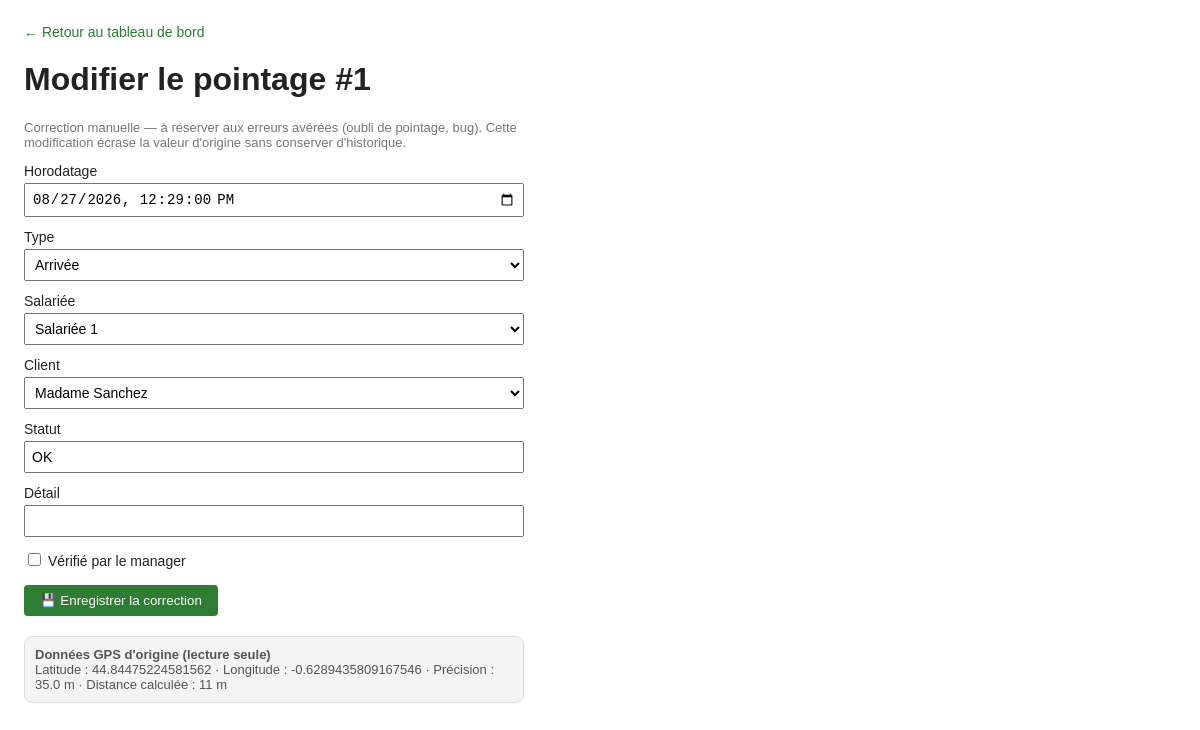
/admin/pointage/1, run on the app's committed database.
### tables this page shows
CREATE TABLE pointages (
            id INTEGER PRIMARY KEY AUTOINCREMENT,
            horodatage TEXT NOT NULL,
            type TEXT NOT NULL,
            salariee TEXT NOT NULL,
            client TEXT NOT NULL,
            lat REAL,
            lng REAL,
            precision REAL,
            distance INTEGER,
            statut TEXT,
            detail TEXT,
            verifie INTEGER DEFAULT 0
        );

### main.py (the view)
@app.get("/admin/pointage/{pid}", response_class=HTMLResponse)
async def fiche_pointage(request: Request, pid: int):
    return templates.TemplateResponse("pointage_detail.html", {
        "request": request,
        "p": get_pointage(pid),
        "employes": get_employes(),  # tous, y compris inactifs, au cas où le pointage les référence
        "clients": list(CLIENTS.keys())
    })

### templates/pointage_detail.html (shortened to what this page needs)
<!DOCTYPE html>
<html lang="fr">
<head>
</head>
<body>
<nav><a href="/admin">← Retour au tableau de bord</a></nav>
<h1>Modifier le pointage #{{ p.id }}</h1>
<p style="font-size:13px;color:#777;">Correction manuelle — à réserver aux erreurs avérées (oubli de pointage, bug). Cette modification écrase la valeur d'origine sans conserver d'historique.</p>
<form method="post" action="/admin/pointage/{{ p.id }}/edit">
  <label>Horodatage <input name="horodatage" type="datetime-local" step="1" value="{{ p.horodatage }}" required></label>
  <label>Type
    <select name="type" required>
      <option value="Arrivée" {{ "selected" if p.type == "Arrivée" else "" }}>Arrivée</option>
    </select>
  </label>
  <label>Salariée
    <select name="salariee" required>
      {% for e in employes %}<option value="{{ e.nom }}" {{ "selected" if e.nom == p.salariee else "" }}>{{ e.nom }}</option>{% endfor %}
    </select>
  </label>
  <label>Client
    <select name="client" required>
      {% for c in clients %}<option value="{{ c }}" {{ "selected" if c == p.client else "" }}>{{ c }}</option>{% endfor %}
    </select>
  </label>
  <label>Statut <input name="statut" value="{{ p.statut }}" required></label>
  <label>Détail <input name="detail" value="{{ p.detail or '' }}"></label>
  <label><input type="checkbox" name="verifie" style="width:auto;display:inline" {{ "checked" if p.verifie else "" }}> Vérifié par le manager</label>
  <button type="submit">💾 Enregistrer la correction</button>
</form>
<div class="lecture-seule">
  <strong>Données GPS d'origine (lecture seule)</strong><br>
  Latitude : {{ p.lat or "—" }} · Longitude : {{ p.lng or "—" }} · Précision : {{ p.precision or "—" }} m · Distance calculée : {{ p.distance or "—" }} m
</div>
</body>
</html>

### templates/pointage_detail.html (style rules this page uses)
body { font-family: Arial, sans-serif; margin: 24px; color: #222; max-width: 500px; }
nav { margin-bottom: 20px; font-size: 14px; }
nav a { margin-right: 14px; color: #2e7d32; text-decoration: none; }
label { display: block; margin-top: 12px; font-size: 14px; }
input, select { font-size: 14px; padding: 6px; width: 100%; box-sizing: border-box; margin-top: 4px; }
button { padding: 8px 16px; border: none; border-radius: 4px; background: #2e7d32; color: white; cursor: pointer; margin-top: 16px; }
.lecture-seule { background: #f4f4f4; border: 1px solid #ddd; border-radius: 8px; padding: 10px; font-size: 13px; color: #555; margin-top: 20px; }

### data on the page
pointages: id "1", horodatage "08/27/2026 12:29", statut "OK", lat "44.84475224581562", lng "-0.6289435809167546", precision "35.0", distance "11"

### other printed values
form field salariee "Salariée 1"
form field client "Madame Sanchez"
